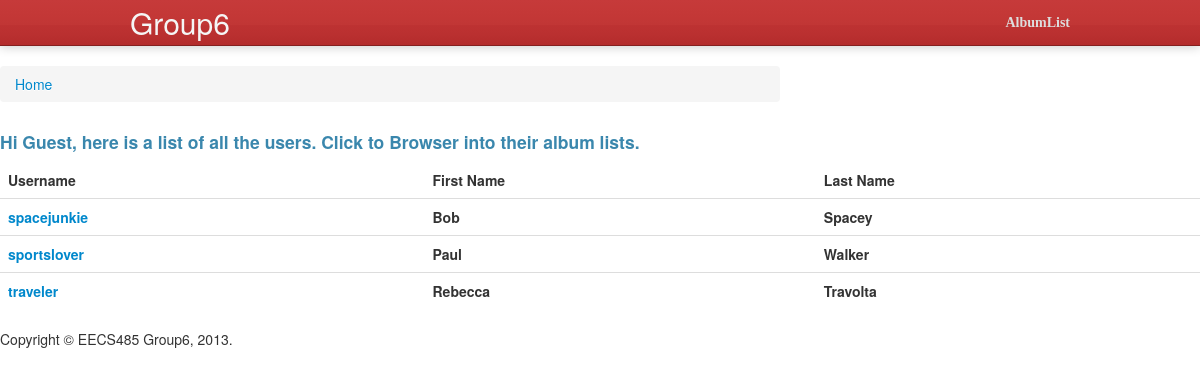
The page / on the database its author committed.
### tables this page shows
CREATE TABLE User (
    username VARCHAR(20), 
    firstname VARCHAR(20), 
    lastname VARCHAR(20), 
    password VARCHAR(20), 
    email VARCHAR(40),
    PRIMARY KEY (username));

### index.php (the view, shortened to what this page needs)
<!DOCTYPE html>
<html>
<head>
<?php include ("lib.php"); ?>
<?php include ("default/head.php"); ?>
</head>
<body>
<?php include ("default/top.php"); ?>
<div class="row">
<div class="span10">
<ul class="breadcrumb">
  <li class="active">
    <a href="#">Home</a> <span class="divider"></span>
  </li>
</ul>
</div>
</div>
<?php
  $prefix="viewalbumlist.php?username=";
  echo "<h4><p class='text-info'>
    Hi Guest, here is a list of all the users. Click to Browser into their album lists.</p></h4>";
  echo "<table class='table table-hover'>";
  echo "<thead><tr>";
  echo "<th>Username</th>";
  echo "<th>First Name</th><th>Last Name</th></tr></thead>";
  echo "<tbody>";
  $query="SELECT * FROM User";
  $result=mysql_query($query);
  $num=mysql_num_rows($result);
  for ($i = 0; $i < $num; ++$i) {
    $username = mysql_result($result, $i, "username");
    $firstname = mysql_result($result, $i, "firstname");
    $lastname = mysql_result($result, $i, "lastname");
    echo "<tr><th><a href='".$prefix.$username."'>$username</a></th>";
    echo "<th>$firstname</th><th>$lastname</th></tr>";
  }
  echo "</tbody></table>";
?>
</body>
</html>

### css/style.css (style rules this page uses)
html { background:#dcdcdc;color:#000 }
body,div,dl,dt,dd,ul,ol,li,h1,h2,h3,h4,h5,h6,pre,code,form,fieldset,legend,input,textarea,p,blockquote,th,td { margin:0;padding:0 }
table { border-collapse:collapse;border-spacing:0 }
address,caption,cite,code,dfn,em,strong,th,var { font-weight:normal;font-style:normal }
ol,ul { list-style:none }
caption,th { text-align:left }
h1,h2,h3,h4,h5,h6 { font-weight:normal;font-size:100% }
body { background:#ebebeb url("images/bg.jpg") repeat;color: #111;font-weight:400;font-size:13px;font-family: "Microsoft Yahei", "Trebuchet MS", Georgia,"Times New Roman",Times,sans-serif;line-height: 1.7; }
a { color:#3d658d;text-decoration:none }

### default/head.php (style rules this page uses)
body { height: 1000px; }

### rows shown on the page
user: username "spacejunkie", firstname "Bob", lastname "Spacey"
user: username "sportslover", firstname "Paul", lastname "Walker"
user: username "traveler", firstname "Rebecca", lastname "Travolta"
